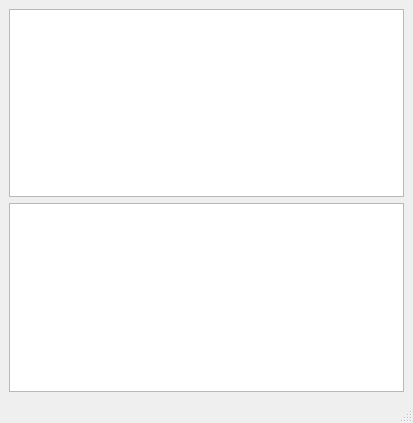
<?xml version="1.0" encoding="UTF-8"?>
<ui version="4.0">
 <class>MainWindow</class>
 <widget class="QMainWindow" name="MainWindow">
  <property name="geometry">
   <rect>
    <x>0</x>
    <y>0</y>
    <width>413</width>
    <height>423</height>
   </rect>
  </property>
  <property name="windowTitle">
   <string>MainWindow</string>
  </property>
  <widget class="QWidget" name="centralwidget">
   <layout class="QVBoxLayout" name="verticalLayout">
    <item>
     <widget class="QTableView" name="fileTable">
      <property name="verticalScrollMode">
       <enum>QAbstractItemView::ScrollPerPixel</enum>
      </property>
      <property name="horizontalScrollMode">
       <enum>QAbstractItemView::ScrollPerPixel</enum>
      </property>
      <property name="sortingEnabled">
       <bool>true</bool>
      </property>
     </widget>
    </item>
    <item>
     <widget class="QTableView" name="tagTable">
      <property name="verticalScrollMode">
       <enum>QAbstractItemView::ScrollPerPixel</enum>
      </property>
      <property name="horizontalScrollMode">
       <enum>QAbstractItemView::ScrollPerPixel</enum>
      </property>
     </widget>
    </item>
   </layout>
  </widget>
  <widget class="QMenuBar" name="menubar">
   <property name="geometry">
    <rect>
     <x>0</x>
     <y>0</y>
     <width>413</width>
     <height>20</height>
    </rect>
   </property>
  </widget>
  <widget class="QStatusBar" name="statusbar"/>
 </widget>
 <resources/>
 <connections/>
</ui>
